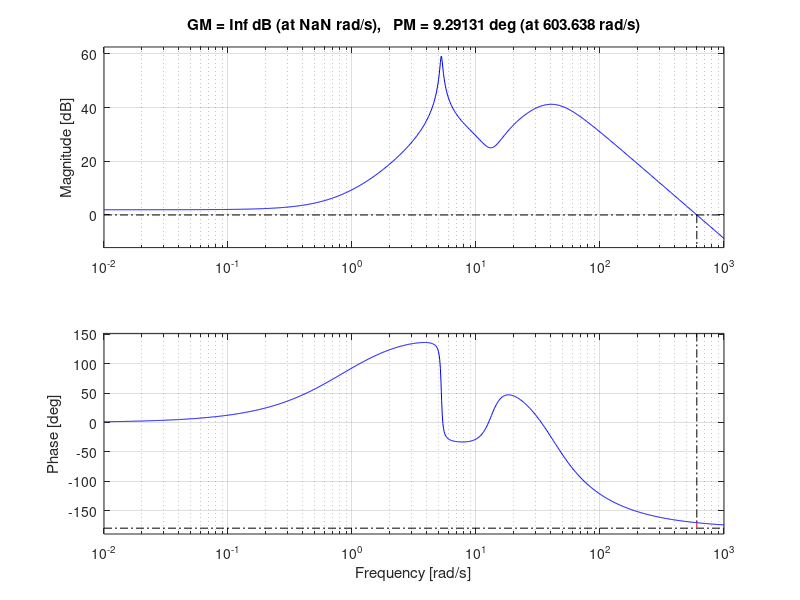
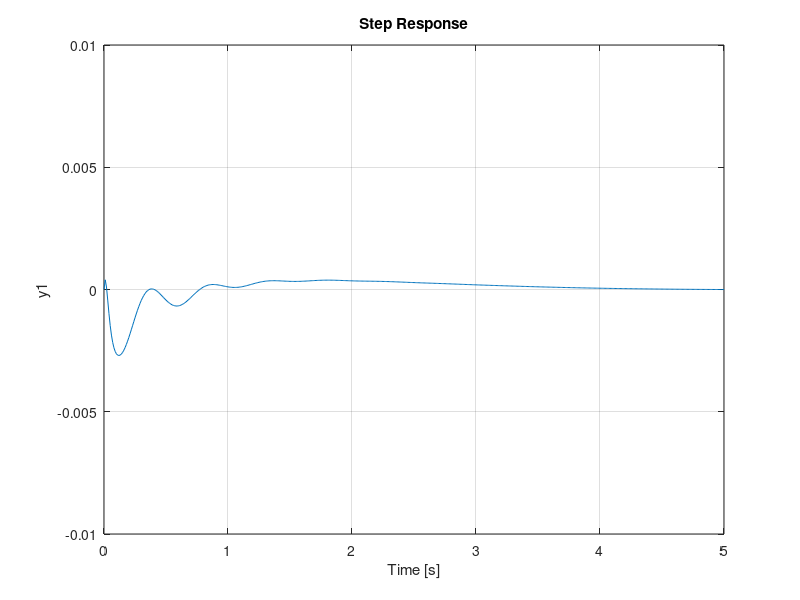
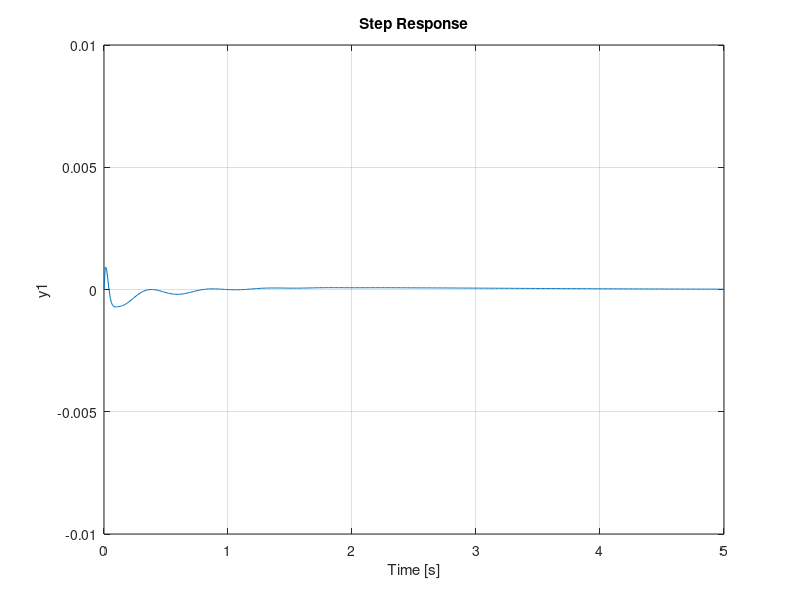

These charts were generated, in order, by the following MATLAB code:
m1 = 2500;
m2 = 320;
k1 = 80000;
k2 = 500000;
b1 = 350;
b2 = 15020;

nump=[(m1+m2) b2 k2];
denp=[(m1*m2) (m1*(b1+b2))+(m2*b1) (m1*(k1+k2))+(m2*k1)+(b1*b2) (b1*k2)+(b2*k1) k1*k2];
G1=tf(nump,denp);

num1=[-(m1*b2) -(m1*k2) 0 0];
den1=[(m1*m2) (m1*(b1+b2))+(m2*b1) (m1*(k1+k2))+(m2*k1)+(b1*b2) (b1*k2)+(b2*k1) k1*k2];
G2=tf(num1,den1);

numf=num1;
denf=nump;
F=tf(numf,denf);

%-----------------------------------------------------------------------------------------

%Bode plot of G1(s)
w = logspace(-1,2);
figure(1)
bode(G1,w)

%-----------------------------------------------------------------------------------------

K=100000;
bode(K*G1,w)

%-----------------------------------------------------------------------------------------

%Bode plot of G1(s) after some changes
a = (1-sin(70/180*pi))/(1+sin(70/180*pi));
w=5;
T=1/(w*sqrt(a));
aT=sqrt(a)/w;
numc = conv([T 1], [T 1]);
denc = conv([aT 1], [aT 1]);
C = tf(numc,denc);
margin(K*C*G1)

%-----------------------------------------------------------------------------------------

%System response for 0.1m disturbance
sys_cl = F*feedback(G1,K*C);

%----
t=0:0.01:5;
figure(2)
step(0.1*sys_cl,t)
axis([0 5 -.01 .01])

%-----------------------------------------------------------------------------------------

%After increasing the gain
numc = 4*conv([T 1], [T 1]);
denc = conv([aT 1], [aT 1]);
C = tf(numc,denc);
sys_cl = F*feedback(G1,K*C);
t=0:0.01:5;
figure(3)
step(0.1*sys_cl,t)
axis([0 5 -.01 .01])